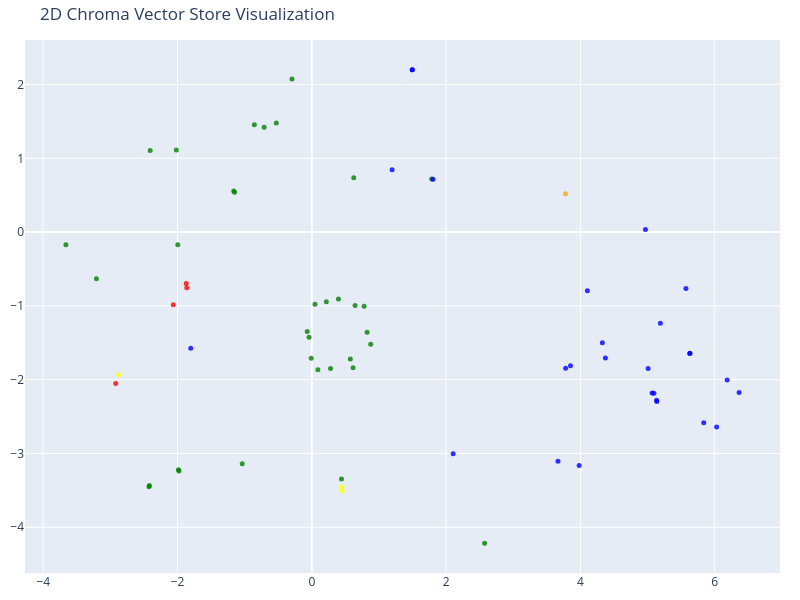

The notebook cell saved with this chart:
### Code cell
tsne = TSNE(n_components=2, random_state=42)
reduced_vectors = tsne.fit_transform(vectors)

# Create the 2D scatter plot
fig = go.Figure(data=[go.Scatter(
    x=reduced_vectors[:, 0],
    y=reduced_vectors[:, 1],
    mode='markers',
    marker=dict(size=5, color=colors, opacity=0.8),
    text=[f"Type: {t}<br>Text: {d[:100]}..." for t, d in zip(categories, documents)],
    hoverinfo='text'
)])

fig.update_layout(title='2D Chroma Vector Store Visualization',
    scene=dict(xaxis_title='x',yaxis_title='y'),
    width=800,
    height=600,
    margin=dict(r=20, b=10, l=10, t=40)
)

fig.show()

### Figure 1 — Plotly figure (JSON) as saved in the notebook; plotly's stock layout.template omitted (floating-point values rounded to 4 significant figures)
{"data": [{"hoverinfo": "text", "marker": {"color": ["blue", "green", "blue", "green", "green", "blue", "green", "blue", "green", "green", "green", "blue", "green", "blue", "green", "green", "yellow", "blue", "blue", "green", "green", "blue", "orange", "red", "green", "red", "green", "green", "blue", "red", "green", "blue", "blue", "red", "blue", "yellow", "green", "blue", "green", "blue", "green", "green", "green", "green", "blue", "green", "green", "green", "blue", "blue", "green", "green", "blue", "green", "green", "blue", "blue", "green", "blue", "green", "green", "blue", "blue", "yellow", "green", "blue", "blue", "blue", "green"], "opacity": 0.8, "size": 5}, "mode": "markers", "text": ["Type: job<br>Text: LinkedIn Job Alerts <jobalerts-noreply@linkedin.com> send an email on 2026-03-23 08:47:18.\nEmail sum...", "Type: transaction<br>Text: \"PayLah! Alerts\" <paylah.alert@dbs.com> send an email on 2026-03-23 08:19:26.\nEmail summary: This em...", "Type: job<br>Text: LinkedIn <jobs-noreply@linkedin.com> send an email on 2026-03-22 18:29:04.\nEmail summary: Reliabilit...", "Type: transaction<br>Text: \"PayLah! Alerts\" <paylah.alert@dbs.com> send an email on 2026-03-22 13:16:37.\nEmail summary: This em...", "Type: transaction<br>Text: \"PayLah! Alerts\" <paylah.alert@dbs.com> send an email on 2026-03-22 12:56:48.\nEmail summary: This em...", "Type: job<br>Text: LinkedIn Job Alerts <jobalerts-noreply@linkedin.com> send an email on 2026-03-22 08:47:18.\nEmail sum...", "Type: transaction<br>Text: \"PayLah! Alerts\" <paylah.alert@dbs.com> send an email on 2026-03-21 19:09:42.\nEmail summary: This em...", "Type: job<br>Text: LinkedIn <jobs-noreply@linkedin.com> send an email on 2026-03-21 18:29:06.\nEmail summary: Senior Sof...", "Type: transaction<br>Text: MariBank <notifications@maribank.sg> send an email on 2026-03-21 13:55:22.\nEmail summary: You have m...", "Type: transaction<br>Text: Shopee <info@mail.shopee.sg> send an email on 2026-03-21 13:55:24.\nEmail summary: This email confirm...", "Type: transaction<br>Text: \"PayLah! Alerts\" <paylah.alert@dbs.com> send an email on 2026-03-21 13:12:00.\nEmail summary: This em...", "Type: job<br>Text: LinkedIn <jobs-listings@linkedin.com> send an email on 2026-03-21 10:47:17.\nEmail summary: Land your...", "Type: transaction<br>Text: MariBank <notifications@maribank.sg> send an email on 2026-03-21 09:56:20.\nEmail summary: Your MariC...", "Type: job<br>Text: LinkedIn Job Alerts <jobalerts-noreply@linkedin.com> send an email on 2026-03-21 08:47:17.\nEmail sum...", "Type: transaction<br>Text: \"PayLah! Alerts\" <paylah.alert@dbs.com> send an email on 2026-03-21 07:25:21.\nEmail summary: This em...", "Type: transaction<br>Text: PBe Online Banking <pbe@publicbank.com.my> send an email on 2026-03-20 20:48:06.\nEmail summary: This...", "Type: reminder<br>Text: \"ibanking.alert@dbs.com\" <ibanking.alert@dbs.com> send an email on 2026-03-20 19:43:47.\nEmail summar...", "Type: job<br>Text: LinkedIn <jobs-noreply@linkedin.com> send an email on 2026-03-20 18:29:24.\nEmail summary: Reliabilit...", "Type: job<br>Text: Samuel Lan <invitations@linkedin.com> send an email on 2026-03-20 14:47:17.\nEmail summary: Samuel La...", "Type: transaction<br>Text: \"PayLah! Alerts\" <paylah.alert@dbs.com> send an email on 2026-03-20 12:15:05.\nEmail summary: This em...", "Type: transaction<br>Text: \"Trip.com Rewards\" <Trip.com@newsletter.trip.com> send an email on 2026-03-20 09:42:51.\nEmail summar...", "Type: job<br>Text: LinkedIn Job Alerts <jobalerts-noreply@linkedin.com> send an email on 2026-03-20 08:47:17.\nEmail sum...", "Type: project<br>Text: Glassdoor <noreply@glassdoor.com> send an email on 2026-03-19 23:31:52.\nEmail summary: This is a sum...", "Type: other<br>Text: Jun Ming Soh <junming1202@gmail.com> send an email on 2026-03-19 19:48:29.\nEmail summary: This email...", "Type: transaction<br>Text: \"PayLah! Alerts\" <paylah.alert@dbs.com> send an email on 2026-03-19 18:53:16.\nEmail summary: This em...", "Type: other<br>Text: Grab <no-reply@grab.com> send an email on 2026-03-19 18:29:26.\nEmail summary: This email appears to ...", "Type: transaction<br>Text: Interactive Brokers Client Services <donotreply@interactivebrokers.com> send an email on 2026-03-19 ...", "Type: transaction<br>Text: Changi Rewards <changirewards@info.changiairport.com> send an email on 2026-03-19 17:03:22.\nEmail su...", "Type: job<br>Text: Applied Materials Careers <careers@hiring.amat.com> send an email on 2026-03-19 15:13:51.\nEmail summ...", "Type: other<br>Text: Grab <no-reply@grab.com> send an email on 2026-03-19 14:34:25.\nEmail summary: This email is a receip...", "Type: transaction<br>Text: Bank First <info@bankfirst.com.au> send an email on 2026-03-19 12:34:54.\nEmail summary: This email i...", "Type: job<br>Text: LinkedIn <jobs-listings@linkedin.com> send an email on 2026-03-19 10:47:17.\nEmail summary: Land your...", "Type: job<br>Text: Google <no-reply@accounts.google.com> send an email on 2026-03-19 10:44:46.\nEmail summary: An alert ...", "Type: other<br>Text: Your CTOS Team <hello@promo.ctos.com.my> send an email on 2026-03-19 09:47:31.\nEmail summary: This e...", "Type: job<br>Text: LinkedIn Job Alerts <jobalerts-noreply@linkedin.com> send an email on 2026-03-19 08:47:16.\nEmail sum...", "Type: reminder<br>Text: Your CTOS Team <hello@promo.ctos.com.my> send an email on 2026-03-19 06:56:31.\nEmail summary: This e...", "Type: transaction<br>Text: \"“Google AI Studio”\" <googleaistudio-noreply@google.com> send an email on 2026-03-19 06:20:51.\nEmail...", "Type: job<br>Text: PBe Online Banking <pbe@publicbank.com.my> send an email on 2026-03-19 03:18:15.\nEmail summary: This...", "Type: transaction<br>Text: \"PayLah! Alerts\" <paylah.alert@dbs.com> send an email on 2026-03-18 19:46:47.\nEmail summary: This em...", "Type: job<br>Text: RIDIK Pte Ltd <opportunities@foundit.sg> send an email on 2026-03-18 19:21:27.\nEmail summary: This i...", "Type: transaction<br>Text: CIMB Singapore <retail@promotion.cimb.com.sg> send an email on 2026-03-18 19:08:06.\nEmail summary: T...", "Type: transaction<br>Text: moomoo SG <no_reply@notification.sg.moomoo.com> send an email on 2026-03-18 15:10:55.\nEmail summary:...", "Type: transaction<br>Text: moomoo SG <no_reply@notification.sg.moomoo.com> send an email on 2026-03-18 15:10:56.\nEmail summary:...", "Type: transaction<br>Text: \"PayLah! Alerts\" <paylah.alert@dbs.com> send an email on 2026-03-18 12:21:57.\nEmail summary: This em...", "Type: job<br>Text: LinkedIn Job Alerts <jobalerts-noreply@linkedin.com> send an email on 2026-03-18 08:47:17.\nEmail sum...", "Type: transaction<br>Text: MariBank <notifications@maribank.sg> send an email on 2026-03-17 23:52:42.\nEmail summary: You have m...", "Type: transaction<br>Text: Shopee <info@mail.shopee.sg> send an email on 2026-03-17 23:52:45.\nEmail summary: The email confirms...", "Type: transaction<br>Text: PB Card Services <pbmktg@publicbank.com.my> send an email on 2026-03-17 21:52:06.\nEmail summary: Thi...", "Type: job<br>Text: KITS <ticket@ktmb.com.my> send an email on 2026-03-17 21:48:59.\nEmail summary: This email is for boo...", "Type: job<br>Text: KITS <ticket@ktmb.com.my> send an email on 2026-03-17 21:44:54.\nEmail summary: This email confirms a...", "Type: transaction<br>Text: \"PayLah! Alerts\" <paylah.alert@dbs.com> send an email on 2026-03-17 18:49:27.\nEmail summary: This em...", "Type: transaction<br>Text: \"PayLah! Alerts\" <paylah.alert@dbs.com> send an email on 2026-03-17 18:22:50.\nEmail summary: This em...", "Type: job<br>Text: LinkedIn Job Alerts <jobalerts-noreply@linkedin.com> send an email on 2026-03-17 16:47:17.\nEmail sum...", "Type: transaction<br>Text: moomoo SG <no_reply@notification.sg.moomoo.com> send an email on 2026-03-17 16:15:20.\nEmail summary:...", "Type: transaction<br>Text: moomoo SG <no_reply@notification.sg.moomoo.com> send an email on 2026-03-17 16:15:21.\nEmail summary:...", "Type: job<br>Text: LinkedIn Job Alerts <jobalerts-noreply@linkedin.com> send an email on 2026-03-17 14:47:17.\nEmail sum...", "Type: job<br>Text: LinkedIn Job Alerts <jobalerts-noreply@linkedin.com> send an email on 2026-03-17 12:47:16.\nEmail sum...", "Type: transaction<br>Text: \"PayLah! Alerts\" <paylah.alert@dbs.com> send an email on 2026-03-17 12:23:26.\nEmail summary: This em...", "Type: job<br>Text: LinkedIn Job Alerts <jobalerts-noreply@linkedin.com> send an email on 2026-03-17 10:47:16.\nEmail sum...", "Type: transaction<br>Text: Webull <noreply@webull.com.sg> send an email on 2026-03-17 10:19:44.\nEmail summary: The page present...", "Type: transaction<br>Text: \"Soh, JunMing (Jun Ming)\" <JunMing.Soh@amd.com> send an email on 2026-03-17 09:25:44.\nEmail summary:...", "Type: job<br>Text: LinkedIn Job Alerts <jobalerts-noreply@linkedin.com> send an email on 2026-03-17 08:48:01.\nEmail sum...", "Type: job<br>Text: ActiveSG <noreply@activesg.gov.sg> send an email on 2026-03-17 08:37:28.\nEmail summary: The email co...", "Type: reminder<br>Text: \"ibanking.alert@dbs.com\" <ibanking.alert@dbs.com> send an email on 2026-03-17 02:52:51.\nEmail summar...", "Type: transaction<br>Text: \"ibanking.alert@dbs.com\" <ibanking.alert@dbs.com> send an email on 2026-03-16 21:33:06.\nEmail summar...", "Type: job<br>Text: PB Card Fraud Management <noreply.cardfraudmanagement@publicbank.com.my> send an email on 2026-03-16...", "Type: job<br>Text: LinkedIn <messages-noreply@linkedin.com> send an email on 2026-03-16 16:47:17.\nEmail summary: We are...", "Type: job<br>Text: Micron Technology Careers <careers@micron.com> send an email on 2026-03-16 14:57:23.\nEmail summary: ...", "Type: transaction<br>Text: \"PayLah! Alerts\" <paylah.alert@dbs.com> send an email on 2026-03-16 12:14:45.\nEmail summary: This em..."], "type": "scatter", "x": [5.135, -0.04178, 5.629, 0.3965, 0.04732, 5.837, 0.7785, 5.191, -0.856, -1.15, 0.6443, 3.78, -0.5292, 6.186, 0.8767, 1.786, 0.4519, 5.631, 4.104, 0.6142, -1.997, 5.068, 3.778, -2.064, 0.08997, -1.871, -1.037, -2.408, 3.666, -1.863, -0.2954, 3.852, -1.803, -2.921, 5.137, -2.874, 2.573, 1.804, 0.2785, 4.969, -2.018, -2.419, -1.979, -0.06836, 6.364, -0.711, -1.164, 0.6241, 1.493, 1.499, 0.8233, 0.5731, 4.372, -1.987, -2.425, 5.094, 6.029, 0.2159, 5.008, -3.663, -3.208, 4.327, 2.105, 0.4456, 0.4413, 1.195, 5.572, 3.981, -0.009085], "y": [-2.278, -1.424, -1.646, -0.905, -0.9777, -2.585, -1.003, -1.233, 1.456, 0.5395, -0.9945, -1.845, 1.478, -2.003, -1.518, 0.719, -3.503, -1.642, -0.7935, -1.837, -0.1706, -2.179, 0.5208, -0.9849, -1.866, -0.6957, -3.14, 1.107, -3.104, -0.7523, 2.075, -1.811, -1.574, -2.053, -2.294, -1.934, -4.216, 0.7176, -1.849, 0.03569, 1.114, -3.432, -3.238, -1.346, -2.172, 1.423, 0.5584, 0.7353, 2.199, 2.2, -1.357, -1.721, -1.707, -3.219, -3.451, -2.183, -2.641, -0.944, -1.848, -0.1715, -0.6302, -1.499, -3.003, -3.451, -3.346, 0.8452, -0.7645, -3.163, -1.71]}], "layout": {"height": 600, "margin": {"b": 10, "l": 10, "r": 20, "t": 40}, "scene": {"xaxis": {"title": {"text": "x"}}, "yaxis": {"title": {"text": "y"}}}, "title": {"text": "2D Chroma Vector Store Visualization"}, "width": 800}}
